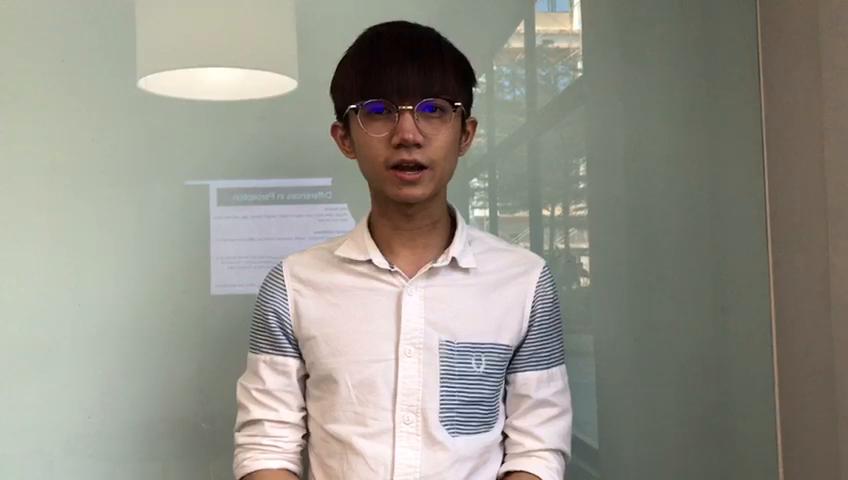
#> input picture frame 62 of Video/Koay.mp4, 848 x 480 px
$ python FaceDetection.py
#> lines starting #> are read from the running program, lines starting #| are printed output that depends on the picture; after the words box and inside, x2 and y2 are one past the last pixel; in counts of white or black regions, pixels touching at a corner belong together
import cv2

face_cascade = cv2.CascadeClassifier("resources/haarcascade_frontalface_default.xml")
eye_cascade = cv2.CascadeClassifier("resources/haarcascade_eye.xml")

video = cv2.VideoCapture("Video/Koay.mp4")
#video = cv2.VideoCapture(0)

while(video.isOpened()):
    ok, frame = video.read()
#> frame is the input picture: shape (480, 848, 3); mean B, G, R 136.1, 146.2, 148.1

    if not ok:
        break

    gray = cv2.cvtColor(frame, cv2.COLOR_BGR2GRAY)
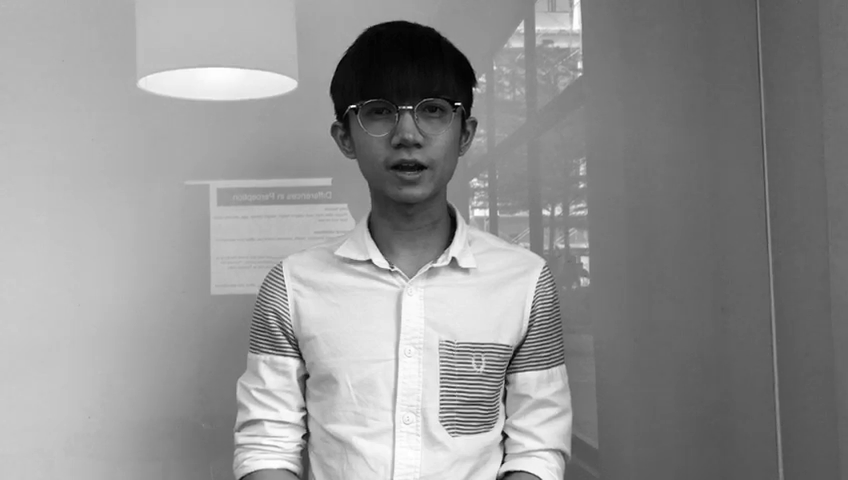
#> gray: shape (480, 848); min 0, max 255, mean 145.7

    faces = face_cascade.detectMultiScale(gray, 1.3, 5)
#> faces = [[335, 57, 144, 144]]
    for(x,y,w,h) in faces:
        frame = cv2.rectangle(frame,(x,y),(x+w,y+h),(255,0,0),2)
        roi_color = frame[y:y+h, x:x+w]
        roi_gray = gray[y:y+h, x:x+w]
        eyes = eye_cascade.detectMultiScale(roi_gray)
        for(ex,ey,ew,eh) in eyes:
            cv2.rectangle(roi_color,(ex,ey),(ex+ew,ey+eh),(0,255,0),2)
#> this loop made 1 pass
#> (x, y, w, h, eyes) on pass 1: (335, 57, 144, 144, [[85, 40, 25, 25], [30, 44, 24, 24], [50, 87, 46, 46]])
#> pass 1, `frame = cv2.rectangle(frame,(x,y),(x+w,y+h),(255,0,0),2)`:
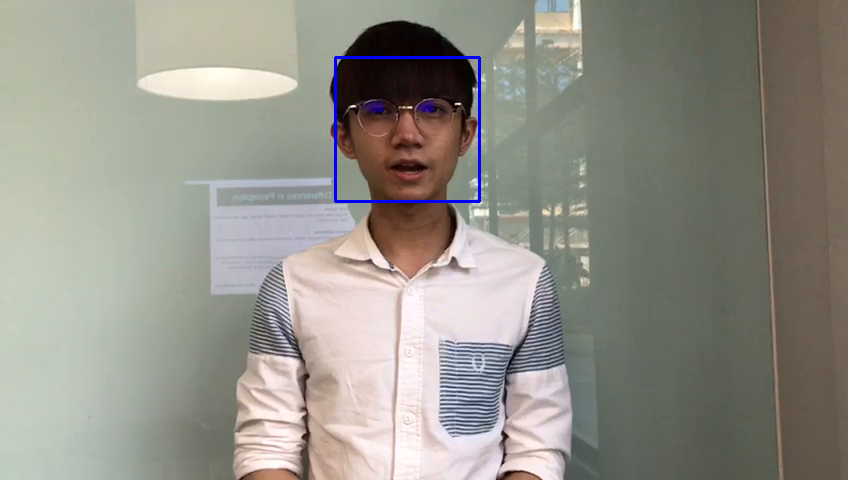
#> frame: shape (480, 848, 3); 0.42% of pixels changed, all inside (x1, y1, x2, y2) = (334, 56, 481, 203)
#> pass 1, `roi_color = frame[y:y+h, x:x+w]`:
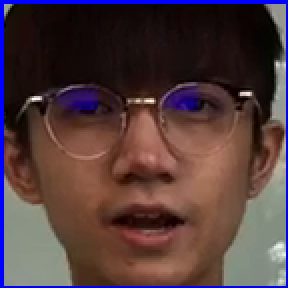
#> roi_color: shape (144, 144, 3) (shown 2 times larger); mean B, G, R 61.7, 59.3, 81.7
#> pass 1, `roi_gray = gray[y:y+h, x:x+w]`:
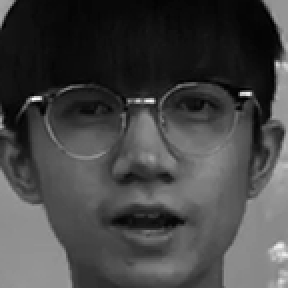
#> roi_gray: shape (144, 144) (shown 2 times larger); min 0, max 255, mean 68.5
#> after the loop:
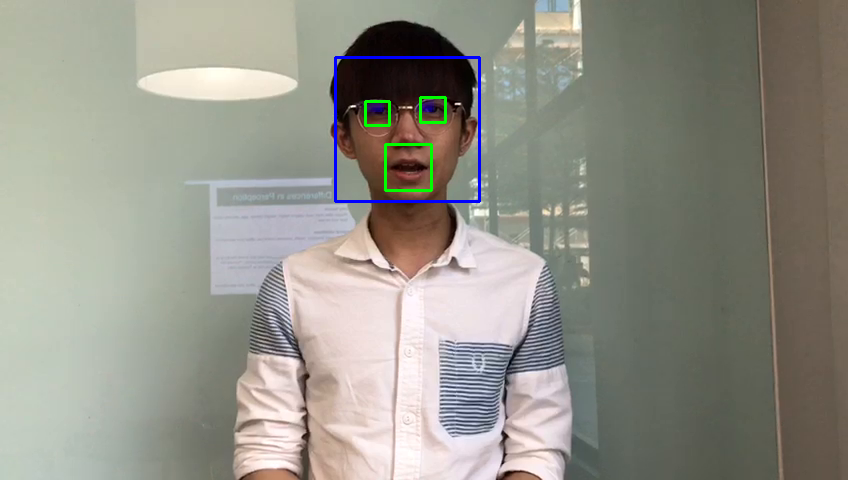
#> frame: shape (480, 848, 3); 0.28% of pixels changed, all inside (x1, y1, x2, y2) = (364, 96, 447, 192)
#> after the loop:
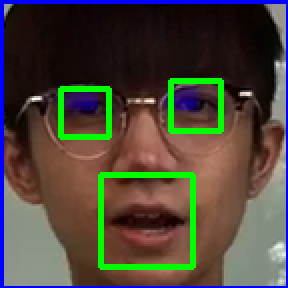
#> roi_color: shape (144, 144, 3) (shown 2 times larger); 5.44% of pixels changed, all inside (x1, y1, x2, y2) = (29, 39, 112, 135)

    cv2.imshow("FaceDetection", frame)

    k = cv2.waitKey(1) & 0xff
#> (key Esc is pressed here)
    if k == 27 : break
cv2.waitKey()
cv2.destroyAllWindows()

$ run again, starting later in the video
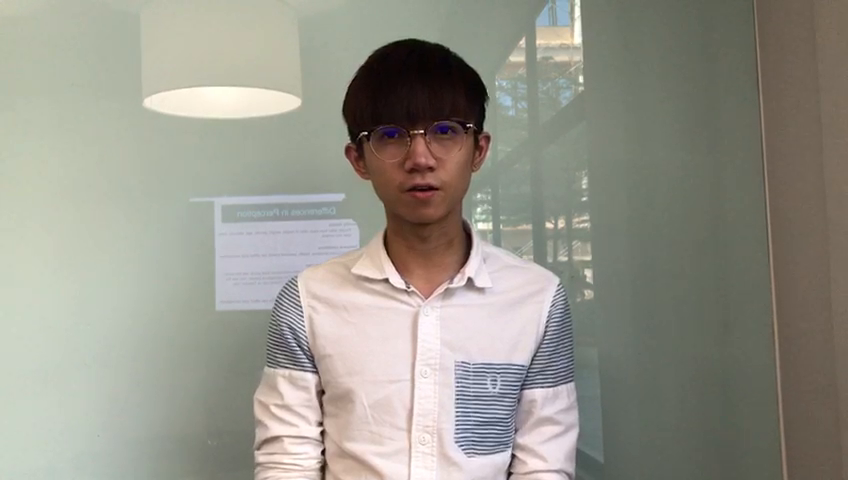
#> input picture frame 282 of Video/Koay.mp4, 848 x 480 px
#> frame is the input picture: shape (480, 848, 3); mean B, G, R 139.1, 149.3, 151
#> faces = [[352, 85, 135, 135]]
#> the loop `for(x,y,w,h) in faces:` made 1 pass
#> (x, y, w, h, eyes) on pass 1: (352, 85, 135, 135, [[80, 35, 24, 24], [27, 40, 23, 23]])
#> pass 1, `roi_gray = gray[y:y+h, x:x+w]`:
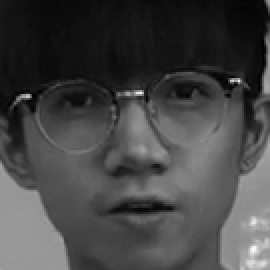
#> roi_gray: shape (135, 135) (shown 2 times larger); min 0, max 252, mean 69.2
#> after the loop `for(x,y,w,h) in faces:`:
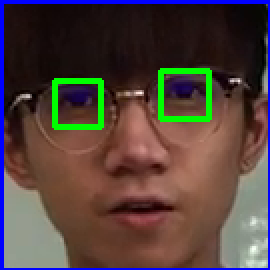
#> roi_color: shape (135, 135, 3) (shown 2 times larger); mean B, G, R 61.3, 66, 81.9

$ run again, starting later in the video
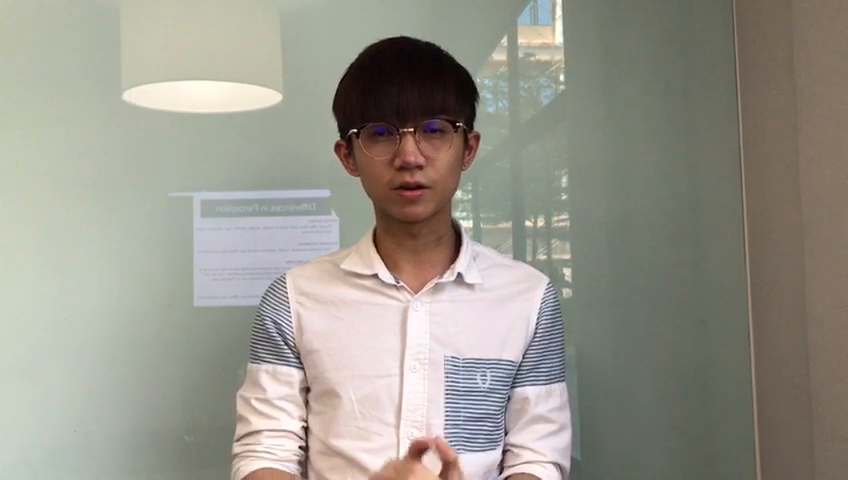
#> input picture frame 502 of Video/Koay.mp4, 848 x 480 px
#> frame is the input picture: shape (480, 848, 3); mean B, G, R 139.7, 150.1, 152.8
#> faces = [[343, 85, 133, 133]]
#> the loop `for(x,y,w,h) in faces:` made 1 pass
#> (x, y, w, h, eyes) on pass 1: (343, 85, 133, 133, [[78, 34, 24, 24]])
#> pass 1, `roi_gray = gray[y:y+h, x:x+w]`:
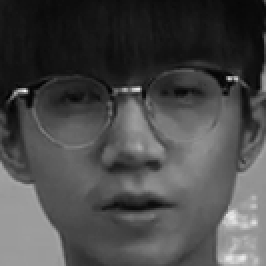
#> roi_gray: shape (133, 133) (shown 2 times larger); min 2, max 249, mean 73.5
#> after the loop `for(x,y,w,h) in faces:`:
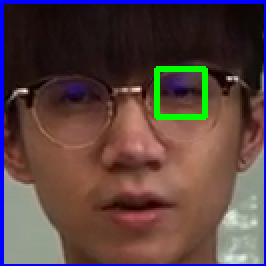
#> roi_color: shape (133, 133, 3) (shown 2 times larger); mean B, G, R 65.2, 66.8, 88.4
